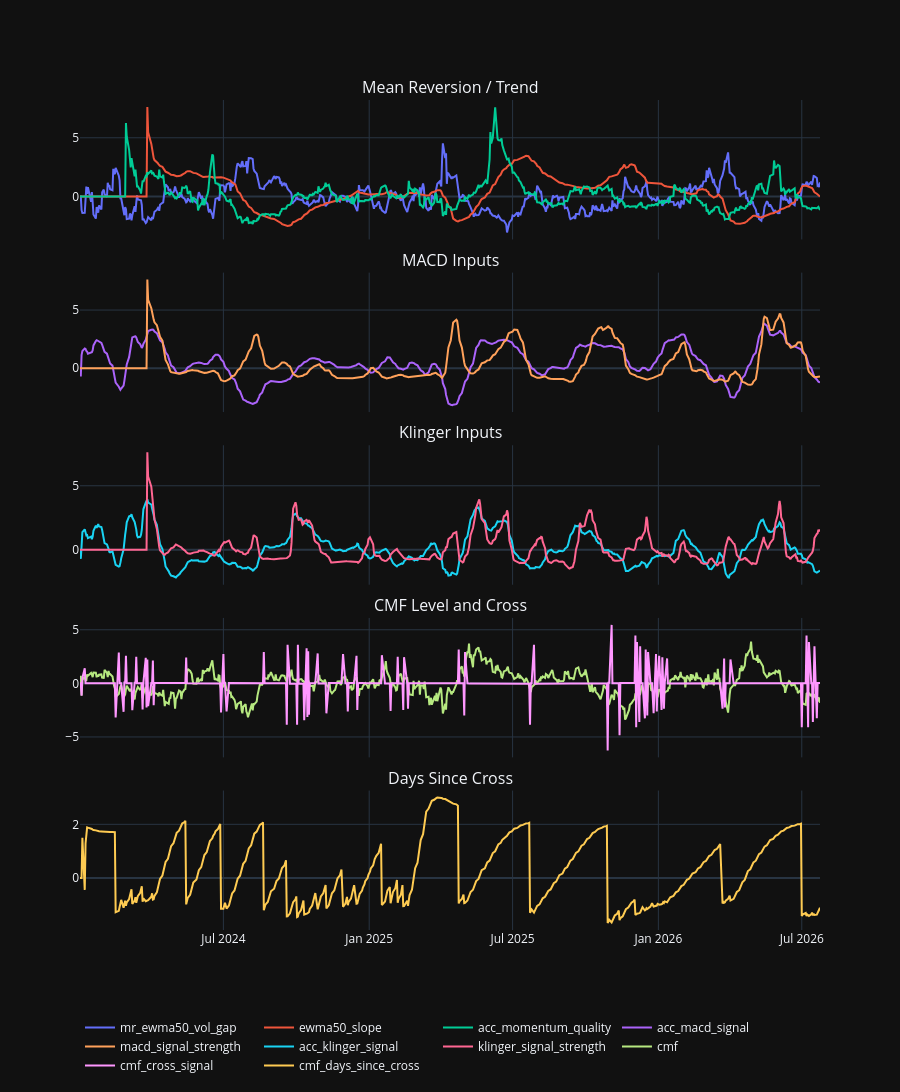

Source (notebook cell):
### Markdown cell above
## Routed Feature Groups

### Code cell
ROUTED_GROUPS = [
    ("Mean Reversion / Trend", TREND_FEATURES),
    *MACD_KLINGER_GROUPS,
    *CMF_GROUPS,
]
plot_grouped_terminal(features_pd, DEFAULT_TICKER, ROUTED_GROUPS, log_y=False).show()

### Figure 1 — Plotly figure (JSON) as saved in the notebook; plotly's stock layout.template omitted (floating-point values rounded to 4 significant figures; data arrays with more than 128 entries replaced by an {"elided": "..."} marker saying what was removed)
{"data": [{"mode": "lines", "name": "mr_ewma50_vol_gap", "type": "scatter", "x": {"elided": "642 str values"}, "xaxis": "x", "y": {"elided": "642 float values"}, "yaxis": "y"}, {"mode": "lines", "name": "ewma50_slope", "type": "scatter", "x": {"elided": "642 str values"}, "xaxis": "x", "y": {"elided": "642 float values"}, "yaxis": "y"}, {"mode": "lines", "name": "acc_momentum_quality", "type": "scatter", "x": {"elided": "642 str values"}, "xaxis": "x", "y": {"elided": "642 float values"}, "yaxis": "y"}, {"mode": "lines", "name": "acc_macd_signal", "type": "scatter", "x": {"elided": "642 str values"}, "xaxis": "x2", "y": {"elided": "642 float values"}, "yaxis": "y2"}, {"mode": "lines", "name": "macd_signal_strength", "type": "scatter", "x": {"elided": "642 str values"}, "xaxis": "x2", "y": {"elided": "642 float values"}, "yaxis": "y2"}, {"mode": "lines", "name": "acc_klinger_signal", "type": "scatter", "x": {"elided": "642 str values"}, "xaxis": "x3", "y": {"elided": "642 float values"}, "yaxis": "y3"}, {"mode": "lines", "name": "klinger_signal_strength", "type": "scatter", "x": {"elided": "642 str values"}, "xaxis": "x3", "y": {"elided": "642 float values"}, "yaxis": "y3"}, {"mode": "lines", "name": "cmf", "type": "scatter", "x": {"elided": "642 str values"}, "xaxis": "x4", "y": {"elided": "642 float values"}, "yaxis": "y4"}, {"mode": "lines", "name": "cmf_cross_signal", "type": "scatter", "x": {"elided": "642 str values"}, "xaxis": "x4", "y": {"elided": "642 float values"}, "yaxis": "y4"}, {"mode": "lines", "name": "cmf_days_since_cross", "type": "scatter", "x": {"elided": "642 str values"}, "xaxis": "x5", "y": {"elided": "642 float values"}, "yaxis": "y5"}], "layout": {"annotations": [{"font": {"size": 16}, "showarrow": false, "text": "Mean Reversion / Trend", "x": 0.5, "xanchor": "center", "xref": "paper", "y": 1, "yanchor": "bottom", "yref": "paper"}, {"font": {"size": 16}, "showarrow": false, "text": "MACD Inputs", "x": 0.5, "xanchor": "center", "xref": "paper", "y": 0.792, "yanchor": "bottom", "yref": "paper"}, {"font": {"size": 16}, "showarrow": false, "text": "Klinger Inputs", "x": 0.5, "xanchor": "center", "xref": "paper", "y": 0.584, "yanchor": "bottom", "yref": "paper"}, {"font": {"size": 16}, "showarrow": false, "text": "CMF Level and Cross", "x": 0.5, "xanchor": "center", "xref": "paper", "y": 0.376, "yanchor": "bottom", "yref": "paper"}, {"font": {"size": 16}, "showarrow": false, "text": "Days Since Cross", "x": 0.5, "xanchor": "center", "xref": "paper", "y": 0.168, "yanchor": "bottom", "yref": "paper"}], "height": 1300, "hovermode": "x unified", "legend": {"orientation": "h"}, "xaxis": {"anchor": "y", "domain": [0, 1], "matches": "x5", "showticklabels": false}, "xaxis2": {"anchor": "y2", "domain": [0, 1], "matches": "x5", "showticklabels": false}, "xaxis3": {"anchor": "y3", "domain": [0, 1], "matches": "x5", "showticklabels": false}, "xaxis4": {"anchor": "y4", "domain": [0, 1], "matches": "x5", "showticklabels": false}, "xaxis5": {"anchor": "y5", "domain": [0, 1]}, "yaxis": {"anchor": "x", "domain": [0.832, 1]}, "yaxis2": {"anchor": "x2", "domain": [0.624, 0.792]}, "yaxis3": {"anchor": "x3", "domain": [0.416, 0.584]}, "yaxis4": {"anchor": "x4", "domain": [0.208, 0.376]}, "yaxis5": {"anchor": "x5", "domain": [0, 0.168]}}}
